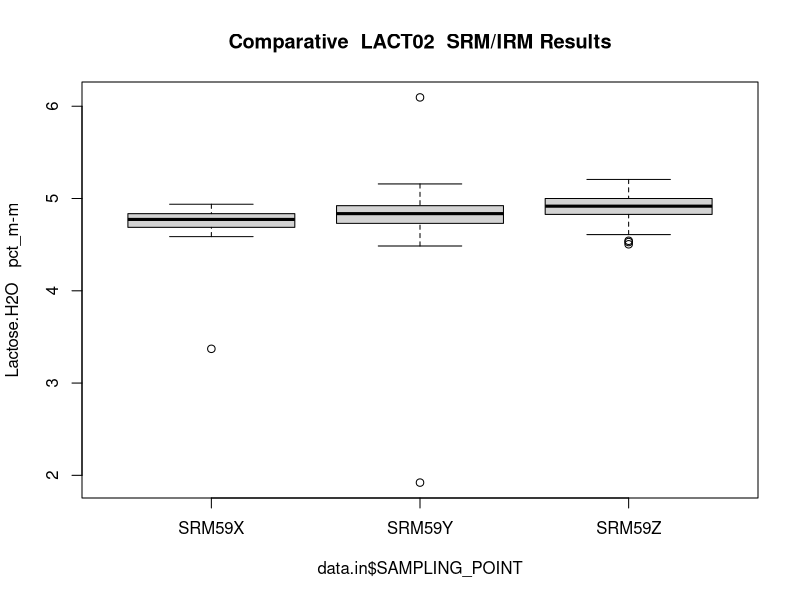
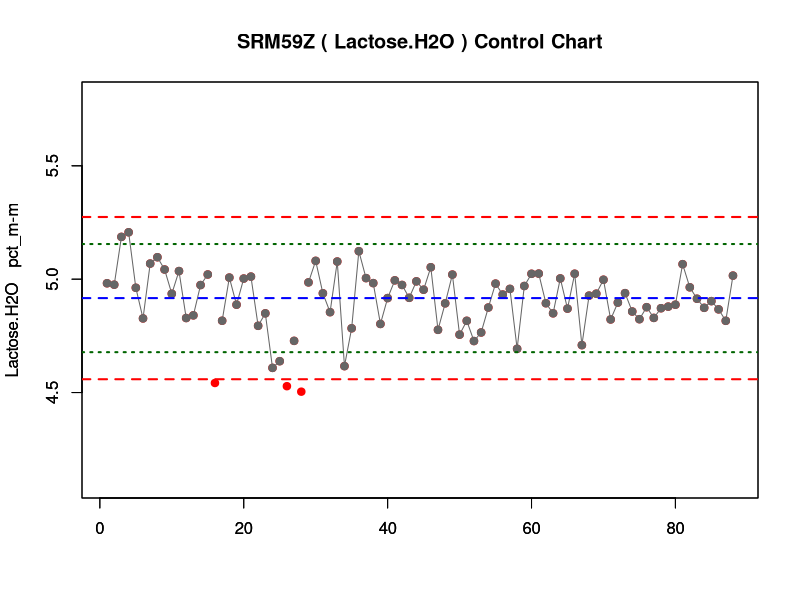
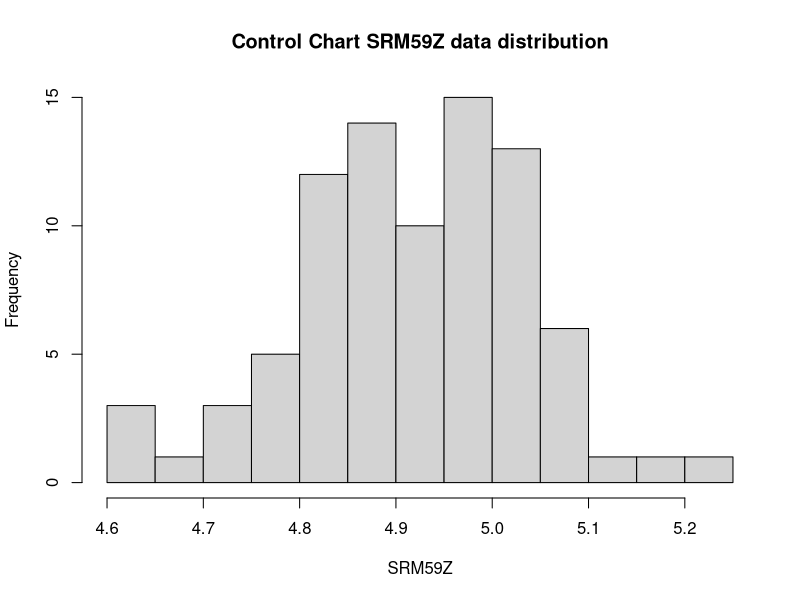
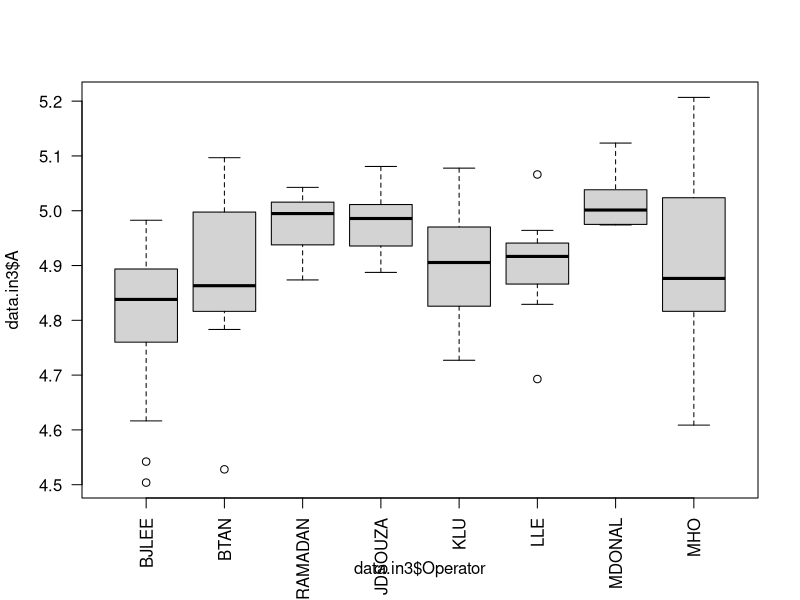
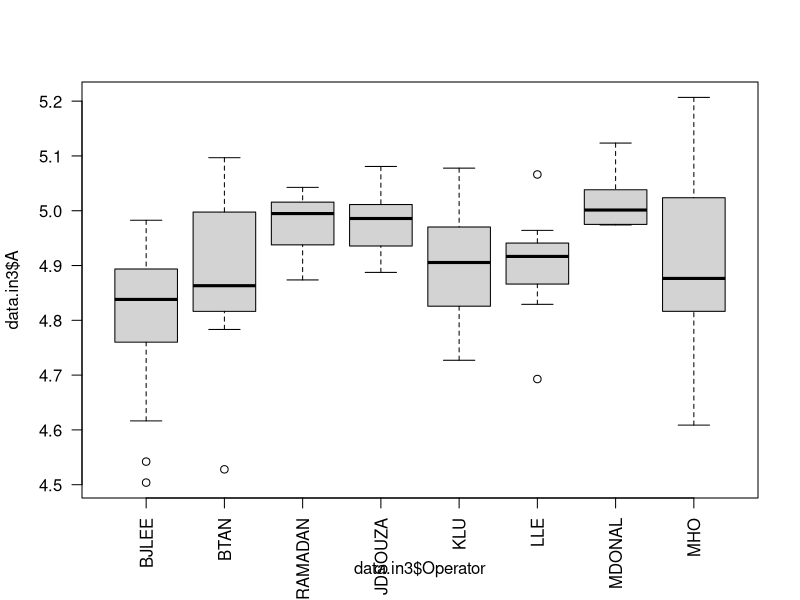

Source code (R) for these figures, in order:
# Rename incoming data file:
data.raw <- read.csv("SRM_data.csv", as.is=TRUE, header=TRUE)
colnames(data.raw)[1] <- "SAMPLE_NUMBER"
library(dplyr)
library(psych)
library(ggplot2)

testname <- substr(data.raw$ANALYSIS[1],1,6)

Name <- data.raw$REPORTED_NAME[1]
Units <- tolower(sub("_P_","/",(data.raw$REPORTED_UNITS[1])))

# Clean the data
data.in <- select(data.raw, everything())%>%
        arrange(SAMPLE_NUMBER)%>%
        select(ASSIGNED_OPERATOR, SAMPLING_POINT, ENTRY)%>%
        mutate(ENTRY = as.numeric(as.character(ENTRY)))%>%
        na.omit


boxplot(data.in$ENTRY~data.in$SAMPLING_POINT,
        main = paste("Comparative ",testname," SRM/IRM Results"),
        ylab = paste(Name," ", Units))

j <- length(unique(data.in$SAMPLING_POINT))

remove.outliers <- function(x, na.rm = TRUE, ...) {
        qnt <- quantile(x, probs=c(.25, .75), na.rm = na.rm, ...)
        H <- 1.5 * IQR(x, na.rm = na.rm)
        y <- x
        y[x < (qnt[1] - H)] <- NA
        y[x > (qnt[2] + H)] <- NA
        y
}
srm1 <- unique(data.in[2])

srm <- srm1[j,]

data.in3 <- data.in[data.in$SAMPLING_POINT==srm,]
names(data.in3) <- c("Operator", "SRM","A")
data.in3 <- select(data.in3, everything())%>%
        filter( between(row_number(), n()-300, n()))

clean <- remove.outliers(data.in3$A)
xx <- describe(clean)

UCL <- xx$mean + 3*xx$sd
UWL <- xx$mean + 2*xx$sd
Centre <- xx$mean 
LWL <- xx$mean - 2*xx$sd
LCL <- xx$mean - 3*xx$sd
MU <- 2*xx$sd

CC <- c(UCL, UWL, Centre, LWL, LCL ,MU)
Labels <- c("UCL", "UWL", "Centre", "LWL", "LCL", "MU +/-")
Clines <- cbind(Labels, round(CC,3))
Clines <- as.data.frame(Clines)

plot(data.in3$A, 
        type="p", 
        pch= 19, 
        cex=1.0, 
        col ="red", 
        ylim = c(LCL*0.9,UCL*1.1),
        ylab = paste(Name," ", Units),
        xlab="")

par(new=T)

plot(clean, 
        type="o", 
        pch=19, 
        cex=1.0, 
        col="grey40", 
        ylim = c(LCL*0.9,UCL*1.1), 
        ylab = paste(Name," ", Units), 
        main = paste(srm, "(", Name,") Control Chart"),
        xlab="")

abline(h=Centre, col = "blue", lty=2, lwd=2)
abline(h=UCL, col = "red", lty=2, lwd=2)
abline(h=UWL, col = "darkgreen", lty=3, lwd=2)
abline(h=LWL, col = "darkgreen", lty=3, lwd=2)
abline(h=LCL, col = "red", lty=2, lwd=2)

hist(clean, breaks=20, xlab=srm,
     main = paste("Control Chart",srm,"data distribution"))


print(describe(clean))
print (Clines)

boxplot(data.in3$A~data.in3$Operator, las=2)

xx <- boxplot(data.in3$A~data.in3$Operator, las=2)
mytable <- xx$stats
colnames(mytable)<-xx$names
rownames(mytable)<-c('min','lower quartile','median','upper quartile','max')
mytable 

table(data.in3$Operator)

